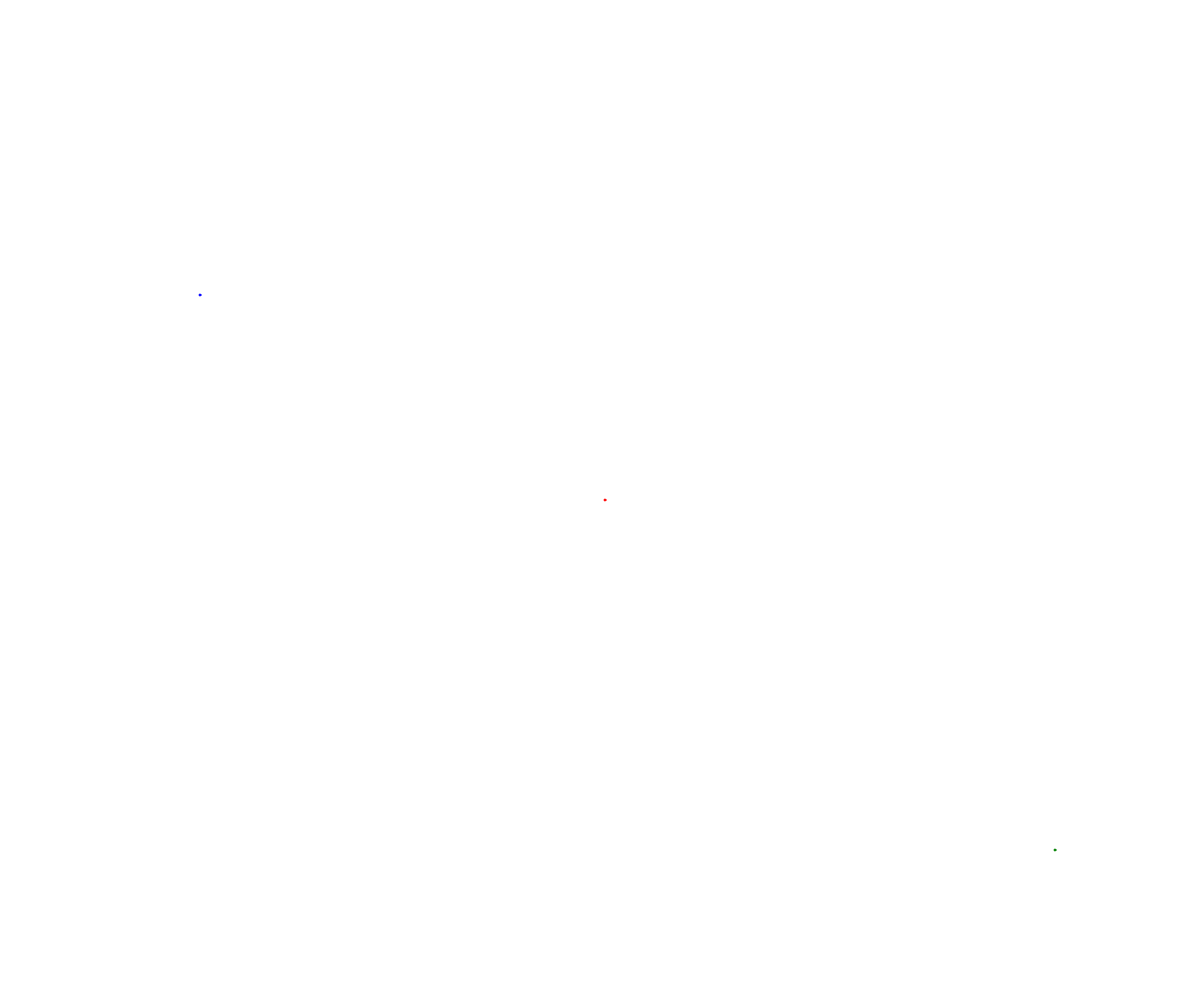
Frame 1 (no input)
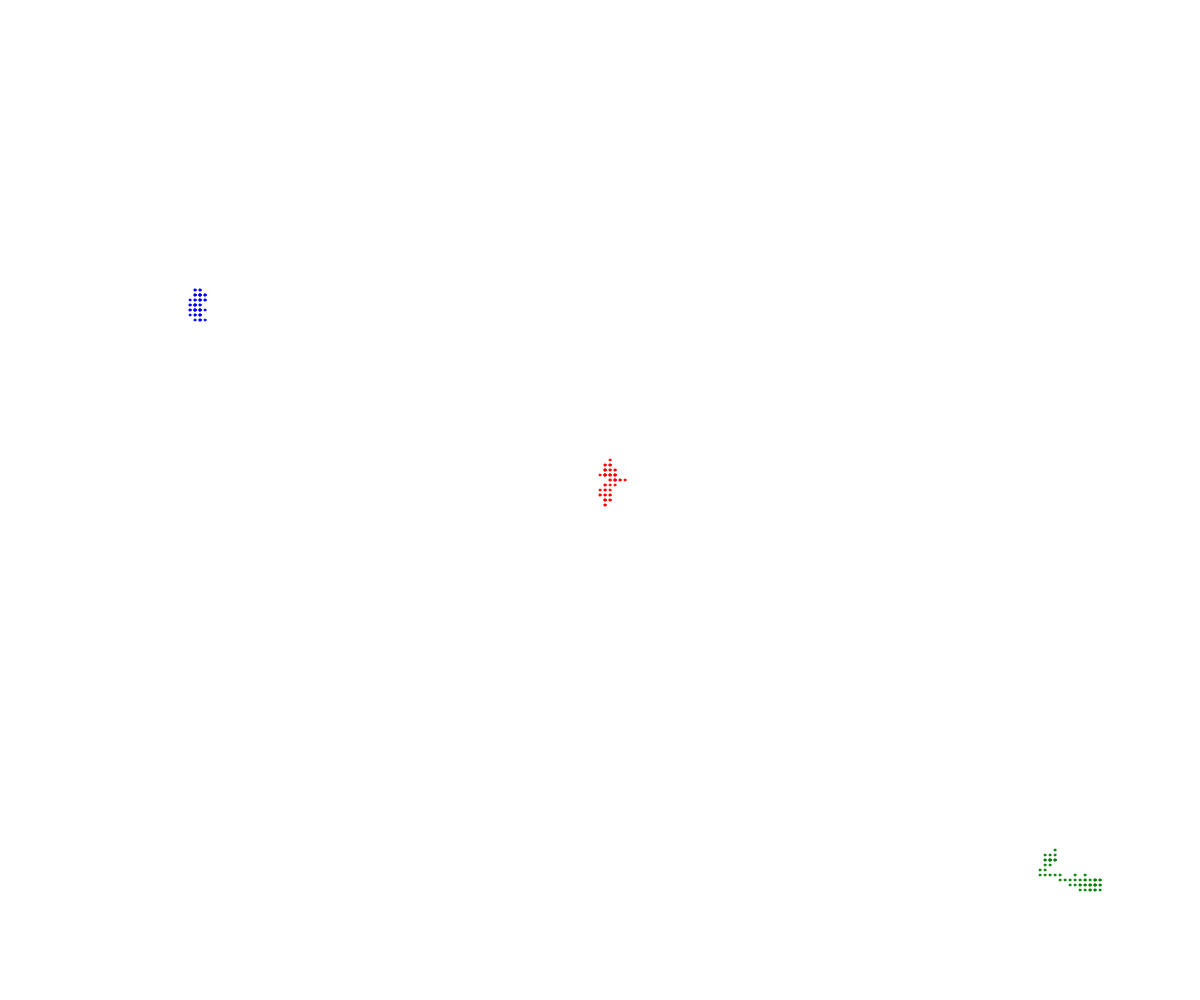
Frame 60 (no input)
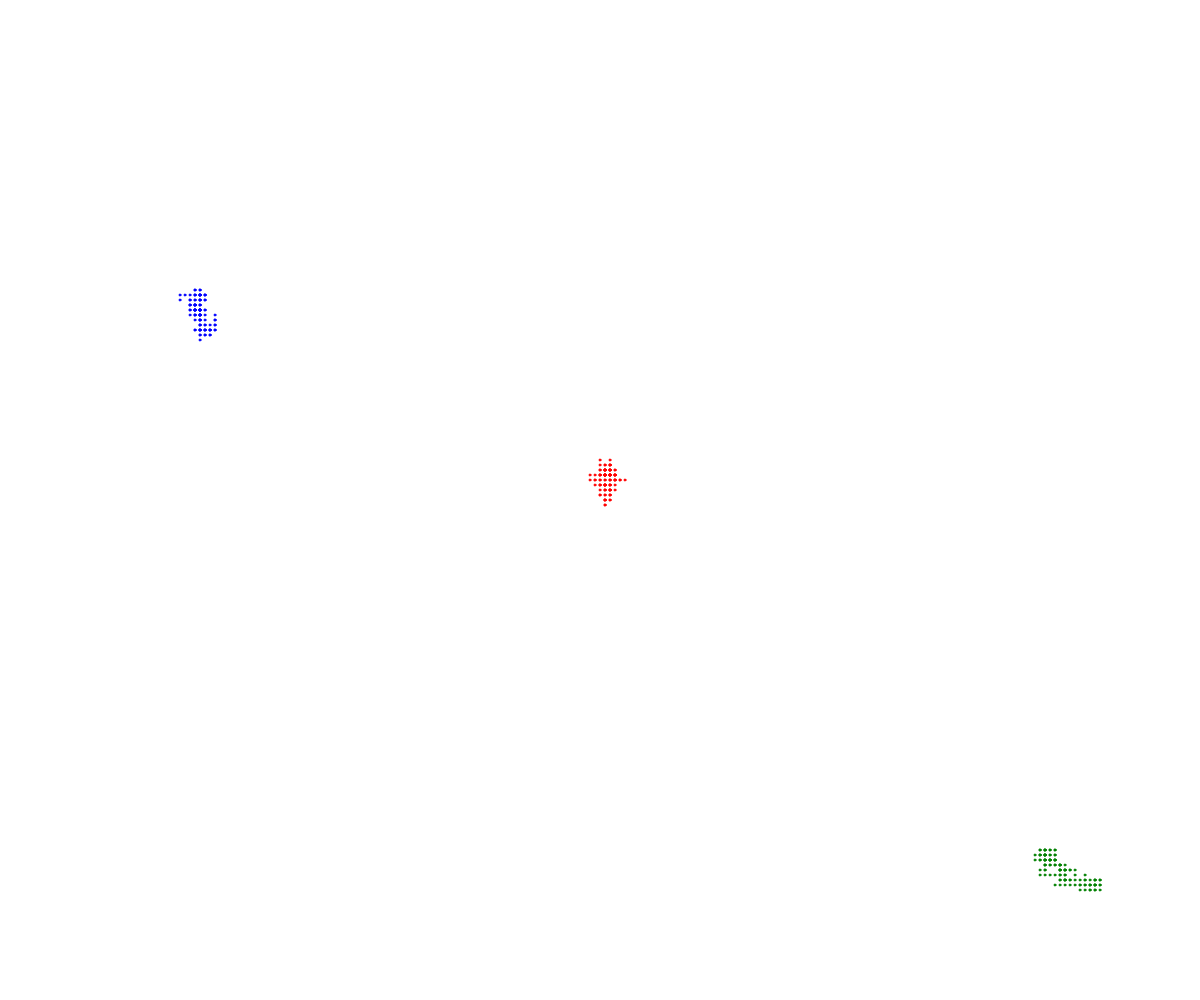
Frame 120 (the mouse pressed at the canvas centre since frame 60)

The p5.js sketch that drew these frames (run headless with seeded random() and noise() and a simulated clock; from frame 60 on, the mouse is pressed at the canvas centre):

// p5.js sketch
// ── sketch.js
// Walker OOP Demo

class Walker {
  constructor(x, y) {
    this.x = x;
    this.y = y;
    this.color = "red";
    this.speed = 5;
    this.radius = 1;
  }

  display() {
    stroke(this.color);
    fill(this.color);
    circle(this.x, this.y, this.radius*2);
  }

  move() {
    let choice = random(100);

    if (choice < 25) {
      //up
      this.y -= this.speed;
    }
    else if (choice < 50) {
      //down
      this.y += this.speed;
    }
    else if (choice < 75) {
      //right
      this.x += this.speed;
    }
    else {
      //left
      this.x -= this.speed;
    }

  }
}

let michael;
let katherine;
let celia;

function setup() {
  createCanvas(windowWidth, windowHeight);
  michael = new Walker(width/2, height/2);
  katherine = new Walker(200, 300);
  katherine.color = "blue";
  celia = new Walker(width-150, height-150);
  celia.color = "green";
}

function draw() {
  michael.move();
  katherine.move();
  celia.move();

  michael.display();
  katherine.display();
  celia.display();
}
